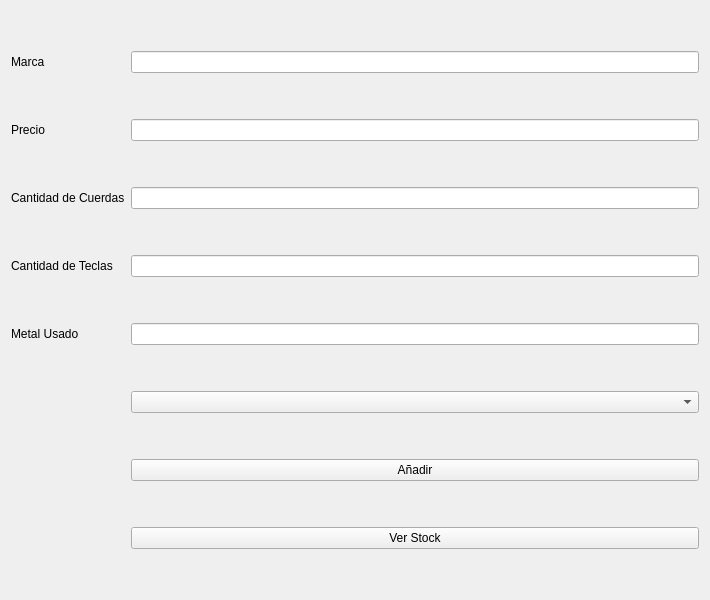
<?xml version="1.0" encoding="UTF-8"?>
<ui version="4.0">
 <class>Formulario</class>
 <widget class="QWidget" name="Formulario">
  <property name="geometry">
   <rect>
    <x>0</x>
    <y>0</y>
    <width>710</width>
    <height>600</height>
   </rect>
  </property>
  <property name="windowTitle">
   <string>Formulario</string>
  </property>
  <layout class="QGridLayout" name="gridLayout">
   <item row="4" column="1">
    <widget class="QLineEdit" name="leMetal"/>
   </item>
   <item row="1" column="1">
    <widget class="QLineEdit" name="lePrecio"/>
   </item>
   <item row="6" column="1">
    <widget class="QComboBox" name="cbInstruments"/>
   </item>
   <item row="0" column="1">
    <widget class="QLineEdit" name="leMarca"/>
   </item>
   <item row="2" column="1">
    <widget class="QLineEdit" name="leCCuerdas"/>
   </item>
   <item row="0" column="0">
    <widget class="QLabel" name="label">
     <property name="text">
      <string>Marca</string>
     </property>
    </widget>
   </item>
   <item row="3" column="0">
    <widget class="QLabel" name="label_4">
     <property name="text">
      <string>Cantidad de Teclas</string>
     </property>
    </widget>
   </item>
   <item row="2" column="0">
    <widget class="QLabel" name="label_3">
     <property name="text">
      <string>Cantidad de Cuerdas</string>
     </property>
    </widget>
   </item>
   <item row="1" column="0">
    <widget class="QLabel" name="label_2">
     <property name="text">
      <string>Precio</string>
     </property>
    </widget>
   </item>
   <item row="4" column="0">
    <widget class="QLabel" name="label_5">
     <property name="text">
      <string>Metal Usado</string>
     </property>
    </widget>
   </item>
   <item row="3" column="1">
    <widget class="QLineEdit" name="leCTeclas"/>
   </item>
   <item row="8" column="1">
    <widget class="QPushButton" name="pushButton">
     <property name="text">
      <string>Ver Stock</string>
     </property>
    </widget>
   </item>
   <item row="7" column="1">
    <widget class="QPushButton" name="pushButton_2">
     <property name="text">
      <string>Añadir</string>
     </property>
    </widget>
   </item>
  </layout>
 </widget>
 <resources/>
 <connections/>
</ui>
